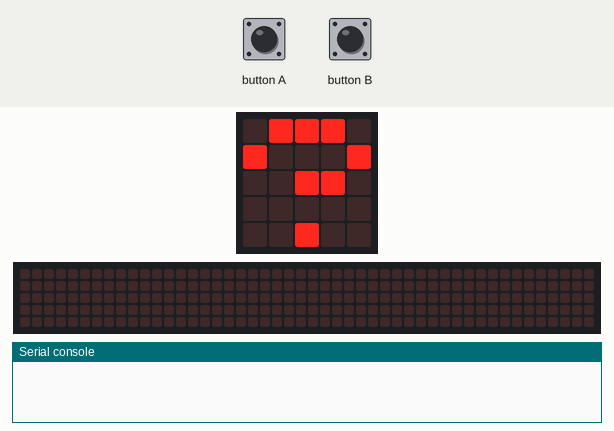
Recording of a program running on a simulated BBC micro:bit running MicroPython. Parts: the board's 5×5 LED display, a strip that is not on the board, showing the scrolling text unrolled, the last lines printed to the serial console. The inputs (shaded band) are chosen by the test bench. Random numbers come from a fixed seed; no radio messages arrive unless stated (any console line starting 'radio sent:' is added by the test bench); the 48×5 strip is a reading aid, not a part: it shows the text the display is scrolling, unrolled, one strip-width of it at a time.

Above: at 1.2 s.
1.3 s: button A pressed for 0.15 s
At 1.37 s:
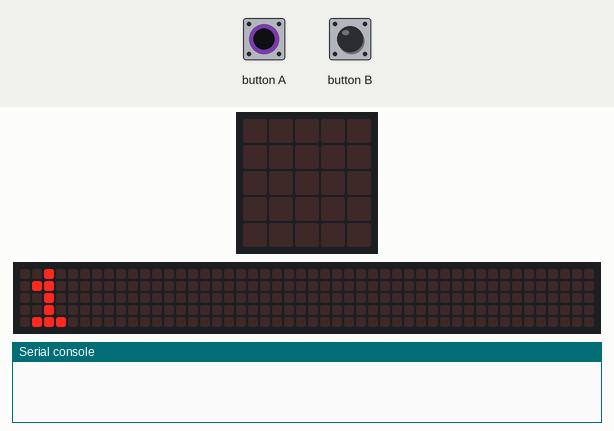
2.0 s: button B pressed for 1 s
At 2.92 s:
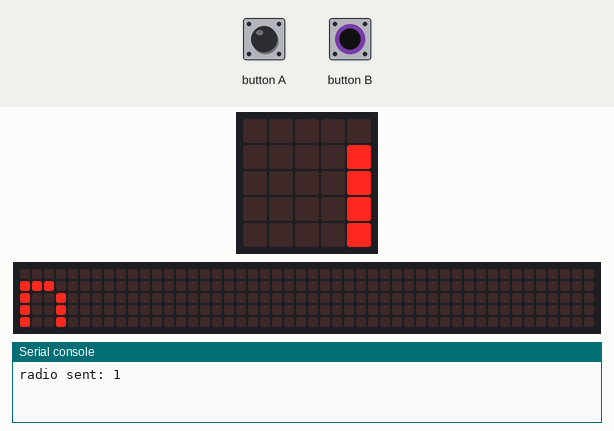
6.6 s: button A pressed for 1 s
At 8.05 s:
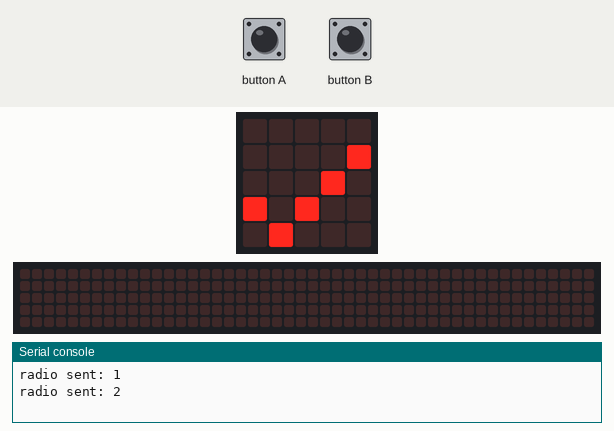
8.2 s: button B pressed for 0.15 s
At 8.42 s:
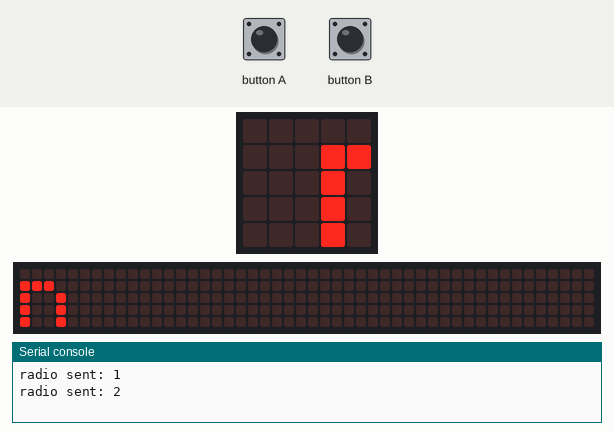
Timing chart, 0 to 9.9 s (numbered marks = the images above; inputs shaded):
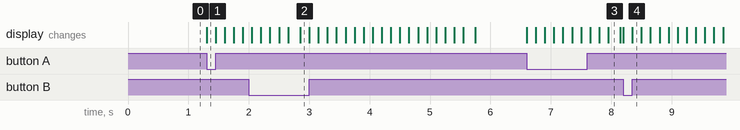

Measured:
- after the input at 1.3 s, the display: changes at once (image 1)
- after the input at 6.6 s, the display: first changes at once (image 3 shows a later state)
- after the input at 8.2 s, the display: first changes at once (image 4 shows a later state)

The program:

Task2_Sender.py
```python
# sender
# task 2
from microbit import *
import random
import radio

radio.on()

def sendWithError(message, error):
    global packets_sent
    generated = random.randint(1, 100)
    if generated > error:
        radio.send(message)
        return True
    return False

message = [0]
seq_first = 0
seq_n = 0

display.show(Image('09990:90009:00990:00000:00900:'))
while True:
    if button_a.is_pressed():
        next_message=message[-1]+1
        message.append(next_message)
        packet = str(next_message)
        display.scroll(str(next_message))
        sendWithError(packet, 0)
        display.show(Image.YES)
        sleep(200)
        display.show(Image('09990:90009:00990:00000:00900:'))
        n_message=message[-1]
    if button_b.is_pressed():
        button_a.get_presses()
        display.scroll("n")
        while button_b.was_pressed():
            if seq_n == len(message) - 1 or message == [0]:
                seq_n = 0
            else:
                seq_n += 1
            display.scroll(str(seq_n))
            sleep(200)
            if button_a.get_presses() == 1:
                if not seq_n == 0:
                    n_message = message[-seq_n]
                    packet = str(n_message)
                    sendWithError(packet, 0)
                    display.scroll(n_message)
        display.show(Image('09990:90009:00990:00000:00900:'))
```
